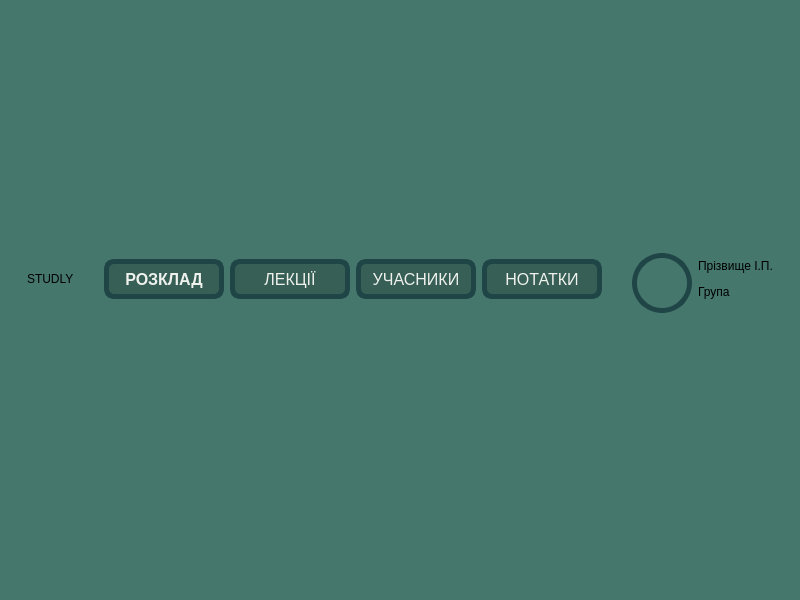
<?xml version="1.0" encoding="UTF-8"?>
<ui version="4.0">
 <class>MainWindow</class>
 <widget class="QMainWindow" name="MainWindow">
  <property name="geometry">
   <rect>
    <x>0</x>
    <y>0</y>
    <width>800</width>
    <height>600</height>
   </rect>
  </property>
  <property name="windowTitle">
   <string>Student</string>
  </property>
  <property name="styleSheet">
   <string notr="true">background-color: rgb(69, 119, 108);</string>
  </property>
  <widget class="QWidget" name="centralwidget">
   <layout class="QGridLayout" name="gridLayout">
    <item row="2" column="0">
     <layout class="QVBoxLayout" name="widgetContainer"/>
    </item>
    <item row="1" column="0">
     <widget class="QWidget" name="menuWidget" native="true">
      <layout class="QVBoxLayout" name="verticalLayout">
       <item>
        <widget class="QWidget" name="buttonsMenuWidget" native="true">
         <property name="sizePolicy">
          <sizepolicy hsizetype="Expanding" vsizetype="Fixed">
           <horstretch>0</horstretch>
           <verstretch>0</verstretch>
          </sizepolicy>
         </property>
         <property name="minimumSize">
          <size>
           <width>0</width>
           <height>70</height>
          </size>
         </property>
         <property name="maximumSize">
          <size>
           <width>16777215</width>
           <height>70</height>
          </size>
         </property>
         <layout class="QHBoxLayout" name="horizontalLayout">
          <item>
           <widget class="QLabel" name="logoLabel">
            <property name="text">
             <string>STUDLY</string>
            </property>
           </widget>
          </item>
          <item>
           <spacer name="horizontalSpacer_4">
            <property name="orientation">
             <enum>Qt::Horizontal</enum>
            </property>
            <property name="sizeType">
             <enum>QSizePolicy::Preferred</enum>
            </property>
            <property name="sizeHint" stdset="0">
             <size>
              <width>110</width>
              <height>20</height>
             </size>
            </property>
           </spacer>
          </item>
          <item>
           <widget class="QPushButton" name="scheduleButton">
            <property name="minimumSize">
             <size>
              <width>120</width>
              <height>40</height>
             </size>
            </property>
            <property name="maximumSize">
             <size>
              <width>500</width>
              <height>40</height>
             </size>
            </property>
            <property name="font">
             <font>
              <pointsize>12</pointsize>
              <bold>true</bold>
             </font>
            </property>
            <property name="styleSheet">
             <string notr="true">border-style: solid;
border-color: rgb(32, 69, 71);
border-width: 5px;
border-radius: 10px;
background-color: rgb(55, 95, 86);
color: rgb(239, 241, 237);</string>
            </property>
            <property name="text">
             <string>РОЗКЛАД</string>
            </property>
           </widget>
          </item>
          <item>
           <spacer name="horizontalSpacer">
            <property name="orientation">
             <enum>Qt::Horizontal</enum>
            </property>
            <property name="sizeType">
             <enum>QSizePolicy::Preferred</enum>
            </property>
            <property name="sizeHint" stdset="0">
             <size>
              <width>20</width>
              <height>20</height>
             </size>
            </property>
           </spacer>
          </item>
          <item>
           <widget class="QPushButton" name="lecturesButton">
            <property name="minimumSize">
             <size>
              <width>120</width>
              <height>40</height>
             </size>
            </property>
            <property name="maximumSize">
             <size>
              <width>500</width>
              <height>40</height>
             </size>
            </property>
            <property name="font">
             <font>
              <pointsize>12</pointsize>
             </font>
            </property>
            <property name="styleSheet">
             <string notr="true">border-style: solid;
border-color: rgb(32, 69, 71);
border-width: 5px;
border-radius: 10px;
background-color: rgb(55, 95, 86);
color: rgb(239, 241, 237);</string>
            </property>
            <property name="text">
             <string>ЛЕКЦІЇ</string>
            </property>
           </widget>
          </item>
          <item>
           <spacer name="horizontalSpacer_2">
            <property name="orientation">
             <enum>Qt::Horizontal</enum>
            </property>
            <property name="sizeType">
             <enum>QSizePolicy::Preferred</enum>
            </property>
            <property name="sizeHint" stdset="0">
             <size>
              <width>20</width>
              <height>20</height>
             </size>
            </property>
           </spacer>
          </item>
          <item>
           <widget class="QPushButton" name="membersButton">
            <property name="minimumSize">
             <size>
              <width>120</width>
              <height>40</height>
             </size>
            </property>
            <property name="maximumSize">
             <size>
              <width>500</width>
              <height>40</height>
             </size>
            </property>
            <property name="font">
             <font>
              <pointsize>12</pointsize>
             </font>
            </property>
            <property name="styleSheet">
             <string notr="true">border-style: solid;
border-color: rgb(32, 69, 71);
border-width: 5px;
border-radius: 10px;
background-color: rgb(55, 95, 86);
color: rgb(239, 241, 237);</string>
            </property>
            <property name="text">
             <string>УЧАСНИКИ</string>
            </property>
           </widget>
          </item>
          <item>
           <spacer name="horizontalSpacer_3">
            <property name="orientation">
             <enum>Qt::Horizontal</enum>
            </property>
            <property name="sizeType">
             <enum>QSizePolicy::Preferred</enum>
            </property>
            <property name="sizeHint" stdset="0">
             <size>
              <width>20</width>
              <height>20</height>
             </size>
            </property>
           </spacer>
          </item>
          <item>
           <widget class="QPushButton" name="notesButton">
            <property name="minimumSize">
             <size>
              <width>120</width>
              <height>40</height>
             </size>
            </property>
            <property name="maximumSize">
             <size>
              <width>500</width>
              <height>40</height>
             </size>
            </property>
            <property name="font">
             <font>
              <pointsize>12</pointsize>
             </font>
            </property>
            <property name="styleSheet">
             <string notr="true">border-style: solid;
border-color: rgb(32, 69, 71);
border-width: 5px;
border-radius: 10px;
background-color: rgb(55, 95, 86);
color: rgb(239, 241, 237);</string>
            </property>
            <property name="text">
             <string>НОТАТКИ</string>
            </property>
           </widget>
          </item>
          <item>
           <spacer name="horizontalSpacer_5">
            <property name="orientation">
             <enum>Qt::Horizontal</enum>
            </property>
            <property name="sizeType">
             <enum>QSizePolicy::Preferred</enum>
            </property>
            <property name="sizeHint" stdset="0">
             <size>
              <width>110</width>
              <height>20</height>
             </size>
            </property>
           </spacer>
          </item>
          <item>
           <layout class="QGridLayout" name="profileContainer">
            <item row="0" column="0">
             <widget class="QLabel" name="userIcon">
              <property name="minimumSize">
               <size>
                <width>60</width>
                <height>60</height>
               </size>
              </property>
              <property name="maximumSize">
               <size>
                <width>60</width>
                <height>60</height>
               </size>
              </property>
              <property name="styleSheet">
               <string notr="true">border-style: solid;
border-width: 5px;
border-color: rgb(32, 69, 71);
border-radius: 30%;</string>
              </property>
              <property name="text">
               <string/>
              </property>
             </widget>
            </item>
            <item row="0" column="1">
             <layout class="QVBoxLayout" name="userInfoContainer">
              <property name="spacing">
               <number>0</number>
              </property>
              <item>
               <widget class="QLabel" name="userFullname">
                <property name="text">
                 <string>Прізвище І.П.</string>
                </property>
               </widget>
              </item>
              <item>
               <widget class="QLabel" name="userInfo">
                <property name="text">
                 <string>Група</string>
                </property>
               </widget>
              </item>
             </layout>
            </item>
           </layout>
          </item>
         </layout>
        </widget>
       </item>
       <item>
        <spacer name="verticalSpacer_2">
         <property name="orientation">
          <enum>Qt::Vertical</enum>
         </property>
         <property name="sizeType">
          <enum>QSizePolicy::Fixed</enum>
         </property>
         <property name="sizeHint" stdset="0">
          <size>
           <width>20</width>
           <height>30</height>
          </size>
         </property>
        </spacer>
       </item>
      </layout>
     </widget>
    </item>
    <item row="0" column="0">
     <spacer name="verticalSpacer">
      <property name="orientation">
       <enum>Qt::Vertical</enum>
      </property>
      <property name="sizeType">
       <enum>QSizePolicy::Fixed</enum>
      </property>
      <property name="sizeHint" stdset="0">
       <size>
        <width>20</width>
        <height>10</height>
       </size>
      </property>
     </spacer>
    </item>
   </layout>
  </widget>
  <widget class="QMenuBar" name="menubar">
   <property name="geometry">
    <rect>
     <x>0</x>
     <y>0</y>
     <width>800</width>
     <height>21</height>
    </rect>
   </property>
  </widget>
  <widget class="QStatusBar" name="statusbar"/>
 </widget>
 <resources/>
 <connections/>
</ui>
